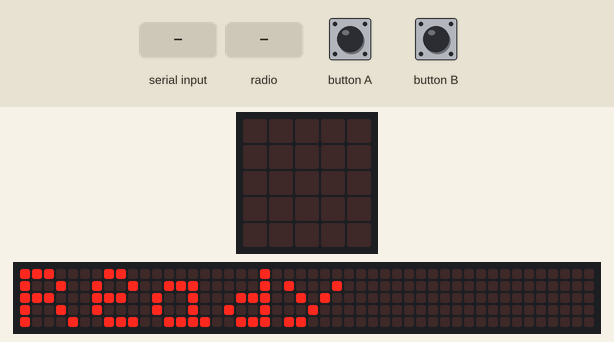
Simulated run of this program. Board: BBC micro:bit running MicroPython. Parts: the board's 5×5 LED display, a strip that is not on the board, showing the scrolling text unrolled. The test bench sets the inputs (shaded band). The 48×5 strip is a reading aid, not a part: it shows the text the display is scrolling, unrolled, one strip-width of it at a time.

Above: at 1.68 s.
3.0 s: button A pressed for 0.15 s
At 3.04 s:
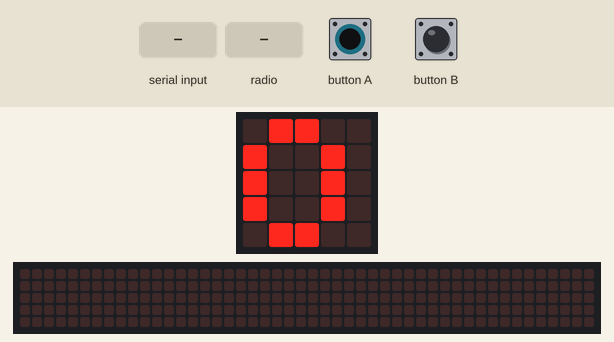
4.6 s: "hhh" typed at the serial console
At 5.2 s:
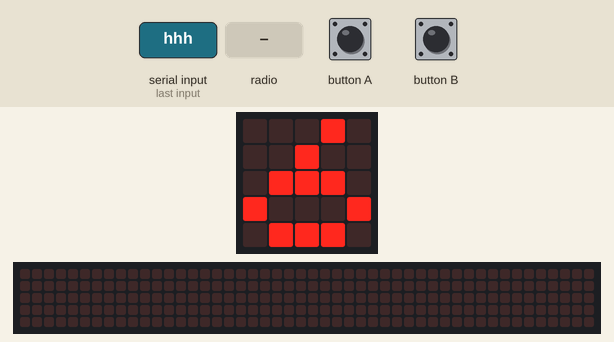
6.1 s: "hh" typed at the serial console
At 6.4 s:
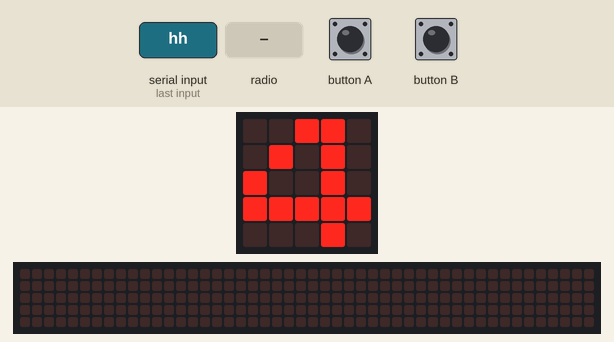
7.6 s: radio message "hhh" arrives
At 8.2 s:
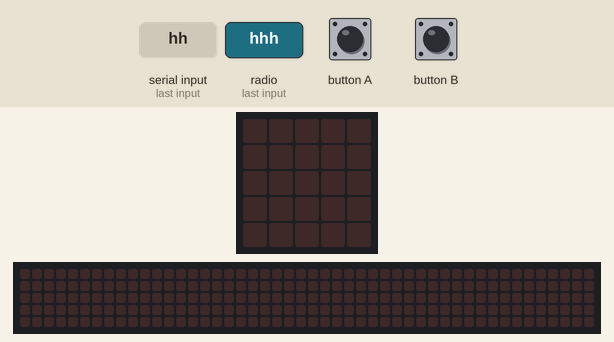
9.1 s: button A pressed for 3.2 s
At 9.9 s:
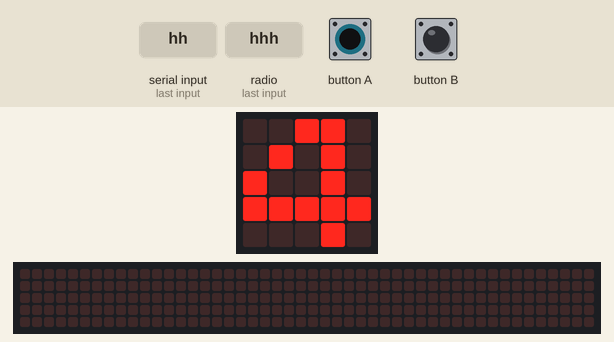
Timing chart, 0 to 12.1 s (numbered marks = the images above; inputs shaded):
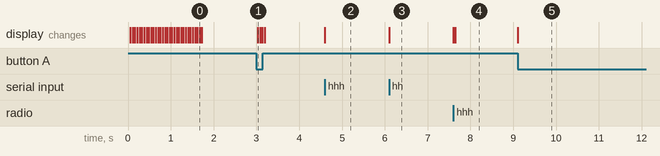

The program:

microbit_radio_comm_receiver.py
```python
###
###  無線通訊教學_Microbit接受器程式 by beardad1975(2021.10)
###  (需以Microbit上的micropython執行)
###

import radio as 無線電
import utime as 時間
from microbit import uart as 序列
from microbit import display as 顯示, Image as 圖示
from microbit import button_a as A鈕, button_b as B鈕


序列.init(115200)
無線電.on()

data_format = ''
bytes_num = 0
start_receiving = False

顯示.scroll('Ready',delay=50)

while True :
    if 序列.any():
        位元組 = 序列.read()

        data_string = str(位元組, 'ascii')
        if data_string == 'hhh':
            data_format = 'hhh'
            bytes_num = 6
            start_receiving = True
            顯示.show(bytes_num)
        elif data_string == 'hh':
            data_format = 'hh'
            bytes_num = 4
            start_receiving = True
            顯示.show(bytes_num)


    if start_receiving:
        接收位元組 = 無線電.receive_bytes()
        if 接收位元組:
            if len(接收位元組) == bytes_num:
                序列.write(接收位元組)
                顯示.show('.')
                時間.sleep_ms(50)
                顯示.clear()
            else: # wrong bytes_num
                顯示.show('x')
                時間.sleep_ms(50)
                顯示.clear()
    else:
        時間.sleep_ms(50)

    if A鈕.is_pressed():
        顯示.show(bytes_num)
        時間.sleep_ms(50)
        顯示.clear()
```

Measured:
- after the input at 3.0 s, the display: changes at once (image 1)
- after the input at 4.6 s, the display: changes at once (image 2)
- after the input at 6.1 s, the display: changes at once (image 3)
- after the input at 7.6 s, the display: first changes at once (image 4 shows a later state)
- after the input at 9.1 s, the display: changes at once (image 5)
